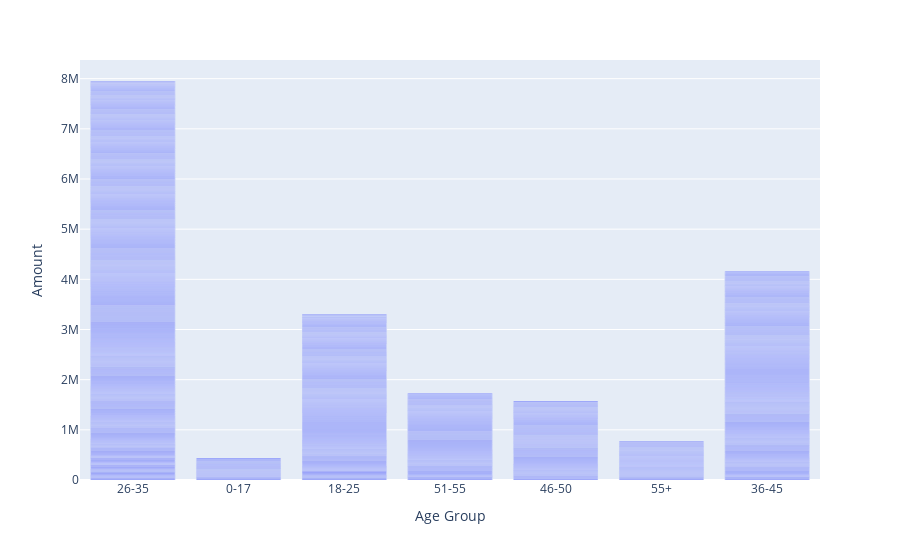

Notebook code for this chart:
### Code cell
px.bar(df1,x='Age Group',y='Amount')

### Figure 1 — Plotly figure (JSON) as saved in the notebook; plotly's stock layout.template omitted (floating-point values rounded to 4 significant figures; data arrays with more than 128 entries replaced by an {"elided": "..."} marker saying what was removed)
{"data": [{"alignmentgroup": "True", "hovertemplate": "Age Group=%{x}<br>Amount=%{y}<extra></extra>", "legendgroup": "", "marker": {"color": "#636efa", "pattern": {"shape": ""}}, "name": "", "offsetgroup": "", "orientation": "v", "showlegend": false, "textposition": "auto", "type": "bar", "x": {"elided": "1000 str values"}, "xaxis": "x", "y": {"elided": "1000 int values"}, "yaxis": "y"}], "layout": {"barmode": "relative", "legend": {"tracegroupgap": 0}, "margin": {"t": 60}, "xaxis": {"anchor": "y", "domain": [0, 1], "title": {"text": "Age Group"}}, "yaxis": {"anchor": "x", "domain": [0, 1], "title": {"text": "Amount"}}}}
